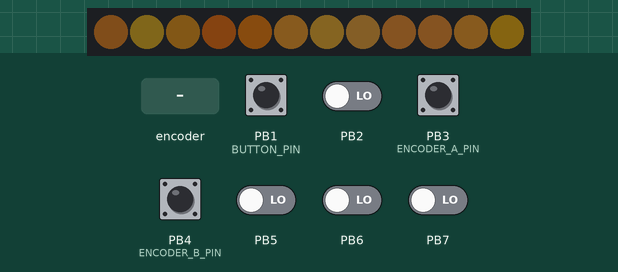
Simulated run of this program. Board: ATtiny85, built with avr-gcc and emulated at 8 MHz. Parts: 12 RGB LEDs in strip order, left to right. Wiring (inferred from the names in the program): WS2812 LEDs: data PB0. The test bench sets the inputs (shaded band); at power-on: PB1 (BUTTON_PIN), PB3 (ENCODER_A_PIN), PB4 (ENCODER_B_PIN) HIGH, PB2, PB5–7 LOW. Dim RGB values are drawn brighter than linear; EEPROM starts erased.

Above: at 1.2 s.
1.3 s: PB1 (BUTTON_PIN) pulled LOW for 0.15 s
2.0 s: rotary encoder on PB3 (ENCODER_A_PIN) / PB4 (ENCODER_B_PIN) turned 1 step (first pin leading)
5.2 s: PB1 (BUTTON_PIN) pulled LOW for 1 s
At 7.0 s:
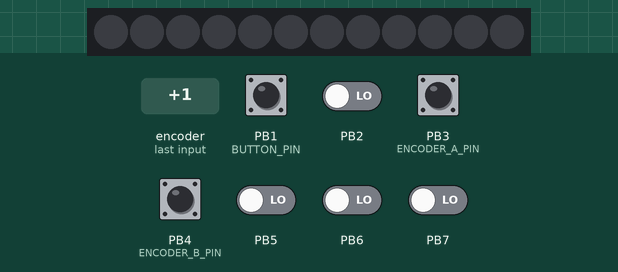
7.7 s: PB1 (BUTTON_PIN) pulled LOW for 0.15 s
At 10.7 s:
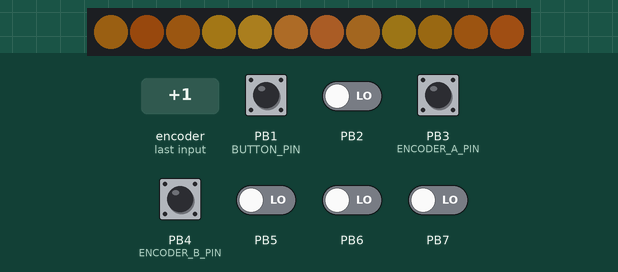
10.8 s: rotary encoder on PB3 (ENCODER_A_PIN) / PB4 (ENCODER_B_PIN) turned 1 step (first pin leading)
Timing chart, 0 to 13.8 s (numbered marks = the images above; inputs shaded):
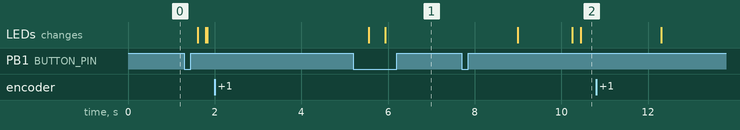

The program:

main.c
```c
#include <avr/eeprom.h>
#include <avr/interrupt.h>
#include <avr/io.h>
#include <stdint.h>
#include <util/atomic.h>
#include <util/delay.h>

#define LED_COUNT 12u
#define LED_PIN PB0
#define BUTTON_PIN PB1
#define ENCODER_A_PIN PB3
#define ENCODER_B_PIN PB4

#define ENCODER_REVERSE 0   /* Set to 1 if clockwise turns the wrong way. */
#define ENCODER_HALF_STEP 0 /* Set to 1 if one detent is half a quadrature cycle. */

#define MAX_LEVEL 128u    /* 50% brightness cap */
#define DIM_VALUE 32u     /* Below this brightness, LEDs switch off one by one */
#define MIN_LIT 3u        /* LEDs still lit at the lowest brightness */
#define SWAY_DEPTH 160u   /* Deepest brightness dip, out of 255 (about 60%) */
#define HUE_SWAY 7        /* Hue drifts this far either way, out of 256 */
#define SAT_SWAY 30u      /* Deepest saturation dip, out of 255 */
#define FRAME_MS 20u
#define DEBOUNCE_POLLS 20u /* About 20 ms */
#define HOLD_MS 700u
#define FAST_TURN_MS 40u
#define CUE_STEP_MS 150u
#define SAVE_DELAY_MS 3000u
#define SETTINGS_MAGIC 0x4Cu

enum mode {
    MODE_HUE = 0,
    MODE_SATURATION,
    MODE_BRIGHTNESS,
    MODE_COUNT,
};

struct color {
    uint8_t red;
    uint8_t green;
    uint8_t blue;
};

struct settings {
    uint8_t magic;
    uint8_t hue;
    uint8_t saturation;
    uint8_t value;
};

static struct settings EEMEM saved_settings;

static volatile uint32_t ms_ticks;
static volatile int8_t encoder_detents;
static volatile int8_t encoder_accum;
static volatile uint8_t encoder_prev;

static const int8_t quadrature_steps[16] = {
    0, -1, 1, 0,
    1, 0, 0, -1,
    -1, 0, 0, 1,
    0, 1, -1, 0,
};

static void clock_init(void) {
    /* Remove the factory divide-by-8 prescaler and run the internal clock at 8 MHz. */
    CLKPR = _BV(CLKPCE);
    CLKPR = 0;
}

static void timer_init(void) {
    /* 8 MHz / 64 / 125 = 1 kHz tick. */
    TCCR0A = _BV(WGM01);
    TCCR0B = _BV(CS01) | _BV(CS00);
    OCR0A = 124;
    TIMSK = _BV(OCIE0A);
}

ISR(TIMER0_COMPA_vect) {
    ++ms_ticks;
}

static uint32_t millis(void) {
    uint32_t now;
    ATOMIC_BLOCK(ATOMIC_RESTORESTATE) {
        now = ms_ticks;
    }
    return now;
}

static uint8_t encoder_read(void) {
    uint8_t a = (PINB & _BV(ENCODER_A_PIN)) != 0;
    uint8_t b = (PINB & _BV(ENCODER_B_PIN)) != 0;
#if ENCODER_REVERSE
    return (uint8_t)((b << 1) | a);
#else
    return (uint8_t)((a << 1) | b);
#endif
}

static void encoder_reset(void) {
    ATOMIC_BLOCK(ATOMIC_RESTORESTATE) {
        encoder_prev = encoder_read();
        encoder_accum = 0;
        encoder_detents = 0;
    }
}

ISR(PCINT0_vect) {
    uint8_t state = encoder_read();
    encoder_accum += quadrature_steps[(encoder_prev << 2) | state];
    encoder_prev = state;

    /* Count a detent only when the encoder settles at rest, so a missed edge cannot drift. */
#if ENCODER_HALF_STEP
    uint8_t at_rest = state == 0x3u || state == 0x0u;
#else
    uint8_t at_rest = state == 0x3u;
#endif
    if (at_rest) {
        if (encoder_accum >= 2) {
            ++encoder_detents;
        } else if (encoder_accum <= -2) {
            --encoder_detents;
        }
        encoder_accum = 0;
    }
}

static int8_t encoder_take(void) {
    int8_t detents;
    ATOMIC_BLOCK(ATOMIC_RESTORESTATE) {
        detents = encoder_detents;
        encoder_detents = 0;
    }
    return detents;
}

static void ws2812_send_byte(uint8_t value) {
    uint8_t bit_count = 8;
    uint8_t port_high = PORTB | _BV(LED_PIN);
    uint8_t port_low = PORTB & (uint8_t)~_BV(LED_PIN);

    /* Ten CPU cycles per bit gives the WS2812B an 800 kHz data signal at 8 MHz. */
    __asm__ volatile(
        "1: out %[port], %[high]" "\n\t"
        "nop"                    "\n\t"
        "sbrs %[value], 7"       "\n\t"
        "out %[port], %[low]"    "\n\t"
        "lsl %[value]"           "\n\t"
        "nop"                    "\n\t"
        "out %[port], %[low]"    "\n\t"
        "dec %[count]"           "\n\t"
        "brne 1b"                "\n\t"
        : [value] "+&r" (value), [count] "+&r" (bit_count)
        : [port] "I" (_SFR_IO_ADDR(PORTB)),
          [high] "r" (port_high), [low] "r" (port_low)
    );
}

static void ws2812_show(const struct color pixels[LED_COUNT]) {
    /* About 450 us with interrupts off; the 1 ms tick and encoder flags stay pending. */
    uint8_t saved_status = SREG;
    cli();

    for (uint8_t i = 0; i < LED_COUNT; ++i) {
        ws2812_send_byte(pixels[i].green);
        ws2812_send_byte(pixels[i].red);
        ws2812_send_byte(pixels[i].blue);
    }

    SREG = saved_status;
    _delay_us(80);
}

static void show_off(struct color pixels[LED_COUNT]) {
    for (uint8_t i = 0; i < LED_COUNT; ++i) {
        pixels[i] = (struct color){0, 0, 0};
    }
    ws2812_show(pixels);
}

/* Full-brightness color for a hue and saturation; brightness is applied separately. */
static struct color hsv_to_rgb(uint8_t hue, uint8_t saturation) {
    uint8_t region = hue / 43u;
    uint8_t remainder = (uint8_t)((hue - region * 43u) * 6u);
    uint8_t p = 255u - saturation;
    uint8_t q = 255u - (uint8_t)(((uint16_t)saturation * remainder) >> 8);
    uint8_t t = 255u - (uint8_t)(((uint16_t)saturation * (255u - remainder)) >> 8);

    switch (region) {
        case 0: return (struct color){255, t, p};
        case 1: return (struct color){q, 255, p};
        case 2: return (struct color){p, 255, t};
        case 3: return (struct color){p, q, 255};
        case 4: return (struct color){t, p, 255};
        default: return (struct color){255, p, q};
    }
}

/* Brightness knob value to output level, with gamma so the low end steps smoothly. */
static uint8_t value_to_level(uint8_t value) {
    if (value < DIM_VALUE) {
        return 1;
    }
    uint8_t gamma = (uint8_t)(((uint16_t)value * value + value) >> 8);
    return (uint8_t)(1u + (uint16_t)gamma * (MAX_LEVEL - 1u) / 255u);
}

/* Smooth 0..255..0 wave over one phase cycle. */
static uint8_t wave(uint8_t phase) {
    uint32_t x = phase < 128u ? phase * 2u : (255u - phase) * 2u;
    return (uint8_t)(x * x * (765u - 2u * x) / 65025u);
}

/* At the lowest level, round so only the main color channel stays lit instead of washing to white. */
static uint8_t scale(uint8_t channel, uint8_t level) {
    return (uint8_t)(((uint16_t)channel * level + 128u) >> 8);
}

/* 1/255 is as dim as a WS2812B gets, so go darker by lighting fewer of them. */
static uint8_t value_to_lit(uint8_t value) {
    if (value >= DIM_VALUE) {
        return LED_COUNT;
    }
    return (uint8_t)(MIN_LIT + (uint16_t)value * (LED_COUNT - MIN_LIT) / DIM_VALUE);
}

static void render(struct color pixels[LED_COUNT], uint8_t hue, uint8_t saturation,
                   uint8_t level, uint8_t lit, uint32_t now) {
    /* Independent slow waves per LED make the sway look organic. */
    uint8_t dim_slow = (uint8_t)(now / 16u); /* 4.1 s period */
    uint8_t dim_fast = (uint8_t)(now / 11u); /* 2.8 s period */
    uint8_t hue_phase = (uint8_t)(now / 23u); /* 5.9 s period */
    uint8_t sat_phase = (uint8_t)(now / 19u); /* 4.9 s period */

    for (uint8_t i = 0; i < LED_COUNT; ++i) {
        /* Spread the lit LEDs evenly along the strip. */
        if ((uint8_t)((i + 1u) * lit / LED_COUNT) == (uint8_t)(i * lit / LED_COUNT)) {
            pixels[i] = (struct color){0, 0, 0};
            continue;
        }

        uint8_t w = (uint8_t)(((uint16_t)wave((uint8_t)(dim_slow + i * 22u)) +
                               wave((uint8_t)(dim_fast - i * 37u))) >> 1);
        uint8_t dip = (uint8_t)(((uint16_t)w * SWAY_DEPTH) >> 8);
        uint8_t pixel_level = (uint8_t)(((uint16_t)level * (255u - dip) + 254u) / 255u);

        int16_t hue_shift = ((int16_t)wave((uint8_t)(hue_phase + i * 53u)) - 127) * HUE_SWAY / 127;
        uint8_t sat_dip = (uint8_t)(((uint16_t)wave((uint8_t)(sat_phase - i * 29u)) * SAT_SWAY) >> 8);
        uint8_t pixel_saturation = saturation > sat_dip ? saturation - sat_dip : 0;
        struct color base = hsv_to_rgb((uint8_t)(hue + hue_shift), pixel_saturation);

        pixels[i].red = scale(base.red, pixel_level);
        pixels[i].green = scale(base.green, pixel_level);
        pixels[i].blue = scale(base.blue, pixel_level);
    }

    ws2812_show(pixels);
}

static uint8_t add_clamped(uint8_t value, int16_t delta, uint8_t minimum) {
    int16_t result = (int16_t)value + delta;
    if (result < minimum) {
        return minimum;
    }
    if (result > 255) {
        return 255;
    }
    return (uint8_t)result;
}

static void load_settings(struct settings *settings) {
    eeprom_read_block(settings, &saved_settings, sizeof(*settings));
    if (settings->magic != SETTINGS_MAGIC) {
        *settings = (struct settings){SETTINGS_MAGIC, 24, 220, 160}; /* Warm amber */
    }
}

int main(void) {
    clock_init();

    DDRB |= _BV(LED_PIN);
    PORTB &= (uint8_t)~_BV(LED_PIN);

    DDRB &= (uint8_t)~(_BV(BUTTON_PIN) | _BV(ENCODER_A_PIN) | _BV(ENCODER_B_PIN));
    PORTB |= _BV(BUTTON_PIN) | _BV(ENCODER_A_PIN) | _BV(ENCODER_B_PIN);

    timer_init();
    encoder_reset();
    GIMSK |= _BV(PCIE);
    PCMSK = _BV(ENCODER_A_PIN) | _BV(ENCODER_B_PIN);
    sei();

    struct settings settings;
    load_settings(&settings);

    struct color pixels[LED_COUNT];
    enum mode mode = MODE_HUE;
    uint8_t lamp_on = 1;

    uint8_t button_down = 0;
    uint8_t debounce_polls = 0;
    uint8_t ignore_release = 0;
    uint32_t press_started = 0;
    uint32_t last_poll = 0;

    uint32_t last_frame = 0;
    uint32_t last_turn = 0;
    uint32_t changed_at = 0;
    uint8_t unsaved = 0;
    uint32_t cue_started = 0;
    uint8_t cue_steps = 0;

    while (1) {
        uint32_t now = millis();

        if (now != last_poll) {
            last_poll = now;
            uint8_t pressed = (PINB & _BV(BUTTON_PIN)) == 0;

            if (pressed == button_down) {
                debounce_polls = 0;
            } else if (++debounce_polls >= DEBOUNCE_POLLS) {
                debounce_polls = 0;
                button_down = pressed;

                if (button_down) {
                    press_started = now;
                    if (!lamp_on) {
                        lamp_on = 1;
                        ignore_release = 1;
                        encoder_reset();
                        last_frame = now - FRAME_MS;
                    }
                } else if (ignore_release) {
                    ignore_release = 0;
                } else {
                    mode = (enum mode)((mode + 1u) % MODE_COUNT);
                    cue_started = now;
                    cue_steps = (uint8_t)((mode + 1u) * 2u);
                }
            }

            if (button_down && lamp_on && !ignore_release && now - press_started >= HOLD_MS) {
                lamp_on = 0;
                ignore_release = 1;
                cue_steps = 0;
                show_off(pixels);
            }
        }

        int8_t detents = encoder_take();
        if (detents != 0 && lamp_on) {
            uint8_t quick = now - last_turn < FAST_TURN_MS;
            last_turn = now;

            switch (mode) {
                case MODE_HUE:
                    settings.hue += (uint8_t)(detents * (quick ? 16 : 4));
                    break;
                case MODE_SATURATION:
                    settings.saturation = add_clamped(settings.saturation,
                                                      detents * (quick ? 24 : 8), 0);
                    break;
                default:
                    settings.value = add_clamped(settings.value,
                                                 detents * (quick ? 24 : 8), 0);
                    break;
            }

            unsaved = 1;
            changed_at = now;
        }

        if (lamp_on && now - last_frame >= FRAME_MS) {
            last_frame = now;
            uint8_t level = value_to_level(settings.value);

            /* After a click, blink dim once for hue, twice for saturation, three times for brightness. */
            if (cue_steps != 0) {
                uint32_t step = (now - cue_started) / CUE_STEP_MS;
                if (step >= cue_steps) {
                    cue_steps = 0;
                } else if ((step & 1u) == 0) {
                    level = (uint8_t)(level / 5u);
                }
            }

            render(pixels, settings.hue, settings.saturation, level,
                   value_to_lit(settings.value), now);
        }

        if (unsaved && now - changed_at >= SAVE_DELAY_MS) {
            unsaved = 0;
            eeprom_update_block(&settings, &saved_settings, sizeof(settings));
        }
    }
}
```

Measured:
- after the input at 2.0 s, every drawn part: stays the same
- after the input at 5.2 s, the LEDs: first differ from a run without the input after 0.74 s (image 1)
- after the input at 7.7 s, the LEDs: first change after 1.3 s (image 2 shows a later state)
